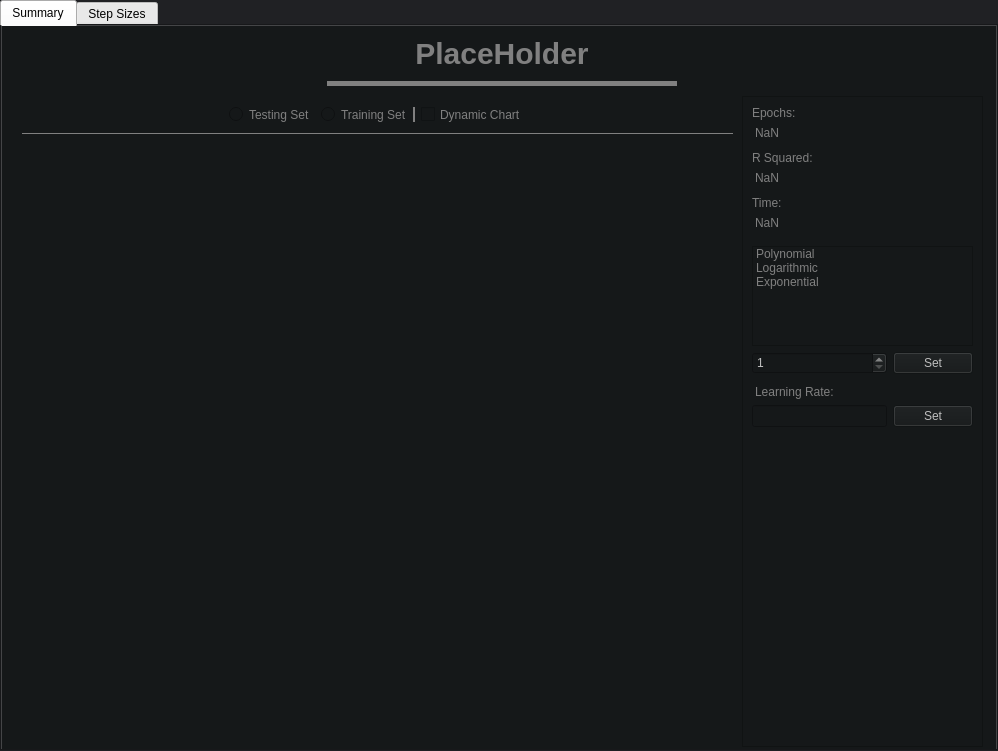
<?xml version="1.0" encoding="UTF-8"?>
<ui version="4.0">
 <class>TabWidget</class>
 <widget class="QTabWidget" name="TabWidget">
  <property name="geometry">
   <rect>
    <x>0</x>
    <y>0</y>
    <width>998</width>
    <height>751</height>
   </rect>
  </property>
  <property name="windowTitle">
   <string>TabWidget</string>
  </property>
  <property name="styleSheet">
   <string notr="true">QTabWidget{background-color: #202124;}</string>
  </property>
  <property name="currentIndex">
   <number>0</number>
  </property>
  <widget class="QWidget" name="tab">
   <property name="styleSheet">
    <string notr="true">QWidget{background-color: #151819; }</string>
   </property>
   <attribute name="title">
    <string>Summary</string>
   </attribute>
   <widget class="QLabel" name="label">
    <property name="geometry">
     <rect>
      <x>325</x>
      <y>0</y>
      <width>350</width>
      <height>60</height>
     </rect>
    </property>
    <property name="styleSheet">
     <string notr="true">QLabel{ color:grey; font: bold;  font-size: 30px; border:solid grey; border-width: 0px px 5px 0px}</string>
    </property>
    <property name="text">
     <string>PlaceHolder</string>
    </property>
    <property name="alignment">
     <set>Qt::AlignCenter</set>
    </property>
   </widget>
   <widget class="QFrame" name="frame">
    <property name="enabled">
     <bool>false</bool>
    </property>
    <property name="geometry">
     <rect>
      <x>740</x>
      <y>70</y>
      <width>241</width>
      <height>651</height>
     </rect>
    </property>
    <property name="styleSheet">
     <string notr="true"/>
    </property>
    <property name="frameShape">
     <enum>QFrame::StyledPanel</enum>
    </property>
    <property name="frameShadow">
     <enum>QFrame::Raised</enum>
    </property>
    <layout class="QGridLayout" name="gridLayout">
     <item row="10" column="0">
      <spacer name="verticalSpacer">
       <property name="orientation">
        <enum>Qt::Vertical</enum>
       </property>
       <property name="sizeHint" stdset="0">
        <size>
         <width>20</width>
         <height>40</height>
        </size>
       </property>
      </spacer>
     </item>
     <item row="1" column="0">
      <widget class="QLabel" name="label_4">
       <property name="styleSheet">
        <string notr="true">QLabel{ color:grey; margin-bottom: 5px;}</string>
       </property>
       <property name="text">
        <string>NaN</string>
       </property>
      </widget>
     </item>
     <item row="5" column="0">
      <widget class="QLabel" name="label_8">
       <property name="styleSheet">
        <string notr="true">QLabel{ color:grey; margin-bottom: 10px;}</string>
       </property>
       <property name="text">
        <string>NaN</string>
       </property>
      </widget>
     </item>
     <item row="7" column="0">
      <widget class="QSpinBox" name="spinBox">
       <property name="enabled">
        <bool>false</bool>
       </property>
       <property name="styleSheet">
        <string notr="true"/>
       </property>
       <property name="minimum">
        <number>1</number>
       </property>
       <property name="maximum">
        <number>20</number>
       </property>
      </widget>
     </item>
     <item row="6" column="0" colspan="2">
      <widget class="QListWidget" name="listWidget">
       <property name="minimumSize">
        <size>
         <width>0</width>
         <height>100</height>
        </size>
       </property>
       <property name="maximumSize">
        <size>
         <width>16777215</width>
         <height>100</height>
        </size>
       </property>
       <property name="styleSheet">
        <string notr="true">QListWidget{text-align: center; color:grey;}</string>
       </property>
       <property name="itemAlignment">
        <set>Qt::AlignHCenter</set>
       </property>
       <item>
        <property name="text">
         <string>Polynomial</string>
        </property>
       </item>
       <item>
        <property name="text">
         <string>Logarithmic</string>
        </property>
       </item>
       <item>
        <property name="text">
         <string>Exponential</string>
        </property>
       </item>
      </widget>
     </item>
     <item row="3" column="0">
      <widget class="QLabel" name="label_6">
       <property name="styleSheet">
        <string notr="true">QLabel{ color:grey; margin-bottom: 5px;}</string>
       </property>
       <property name="text">
        <string>NaN</string>
       </property>
      </widget>
     </item>
     <item row="7" column="1">
      <widget class="QPushButton" name="pushButton">
       <property name="text">
        <string>Set</string>
       </property>
      </widget>
     </item>
     <item row="8" column="0">
      <widget class="QLabel" name="label_9">
       <property name="styleSheet">
        <string notr="true">QLabel{ color:grey;margin-top: 5px;}</string>
       </property>
       <property name="text">
        <string>Learning Rate:</string>
       </property>
      </widget>
     </item>
     <item row="9" column="0">
      <widget class="QLineEdit" name="lineEdit"/>
     </item>
     <item row="9" column="1">
      <widget class="QPushButton" name="pushButton_2">
       <property name="text">
        <string>Set</string>
       </property>
      </widget>
     </item>
     <item row="0" column="0" colspan="2">
      <widget class="QLabel" name="label_3">
       <property name="styleSheet">
        <string notr="true">QLabel{ color:grey;}</string>
       </property>
       <property name="text">
        <string>Epochs:</string>
       </property>
      </widget>
     </item>
     <item row="2" column="0" colspan="2">
      <widget class="QLabel" name="label_5">
       <property name="styleSheet">
        <string notr="true">QLabel{ color:grey;}</string>
       </property>
       <property name="text">
        <string>R Squared:</string>
       </property>
      </widget>
     </item>
     <item row="4" column="0">
      <widget class="QLabel" name="label_7">
       <property name="styleSheet">
        <string notr="true">QLabel{ color:grey;}</string>
       </property>
       <property name="text">
        <string>Time:</string>
       </property>
      </widget>
     </item>
    </layout>
   </widget>
   <widget class="QFrame" name="frame_2">
    <property name="geometry">
     <rect>
      <x>20</x>
      <y>70</y>
      <width>711</width>
      <height>38</height>
     </rect>
    </property>
    <property name="styleSheet">
     <string notr="true">QFrame{ border: solid grey; border-width: 0px 0px 1px 0px;}</string>
    </property>
    <property name="frameShape">
     <enum>QFrame::StyledPanel</enum>
    </property>
    <property name="frameShadow">
     <enum>QFrame::Raised</enum>
    </property>
    <layout class="QHBoxLayout" name="horizontalLayout">
     <item>
      <spacer name="horizontalSpacer_2">
       <property name="orientation">
        <enum>Qt::Horizontal</enum>
       </property>
       <property name="sizeHint" stdset="0">
        <size>
         <width>40</width>
         <height>20</height>
        </size>
       </property>
      </spacer>
     </item>
     <item>
      <widget class="QRadioButton" name="radioButton">
       <property name="styleSheet">
        <string notr="true">QRadioButton{ color:grey;}</string>
       </property>
       <property name="text">
        <string>Testing Set</string>
       </property>
      </widget>
     </item>
     <item>
      <widget class="QRadioButton" name="radioButton_2">
       <property name="styleSheet">
        <string notr="true">QRadioButton{ color:grey; padding-right: 5px;border: solid grey; border-width: 0px 2px 0px 0px;}</string>
       </property>
       <property name="text">
        <string>Training Set</string>
       </property>
      </widget>
     </item>
     <item>
      <widget class="QCheckBox" name="checkBox">
       <property name="styleSheet">
        <string notr="true">QCheckBox{ color:grey;}</string>
       </property>
       <property name="text">
        <string>Dynamic Chart</string>
       </property>
      </widget>
     </item>
     <item>
      <spacer name="horizontalSpacer">
       <property name="orientation">
        <enum>Qt::Horizontal</enum>
       </property>
       <property name="sizeHint" stdset="0">
        <size>
         <width>40</width>
         <height>20</height>
        </size>
       </property>
      </spacer>
     </item>
    </layout>
   </widget>
  </widget>
  <widget class="QWidget" name="tab_2">
   <property name="styleSheet">
    <string notr="true">QWidget{background-color: #151819; }</string>
   </property>
   <attribute name="title">
    <string>Step Sizes</string>
   </attribute>
   <widget class="QLabel" name="label_2">
    <property name="geometry">
     <rect>
      <x>325</x>
      <y>0</y>
      <width>350</width>
      <height>60</height>
     </rect>
    </property>
    <property name="styleSheet">
     <string notr="true">QLabel{ color:grey; font: bold;  font-size: 30px; border:solid grey; border-width: 0px px 5px 0px}</string>
    </property>
    <property name="text">
     <string>PlaceHolder</string>
    </property>
    <property name="alignment">
     <set>Qt::AlignCenter</set>
    </property>
   </widget>
  </widget>
 </widget>
 <resources/>
 <connections/>
</ui>
